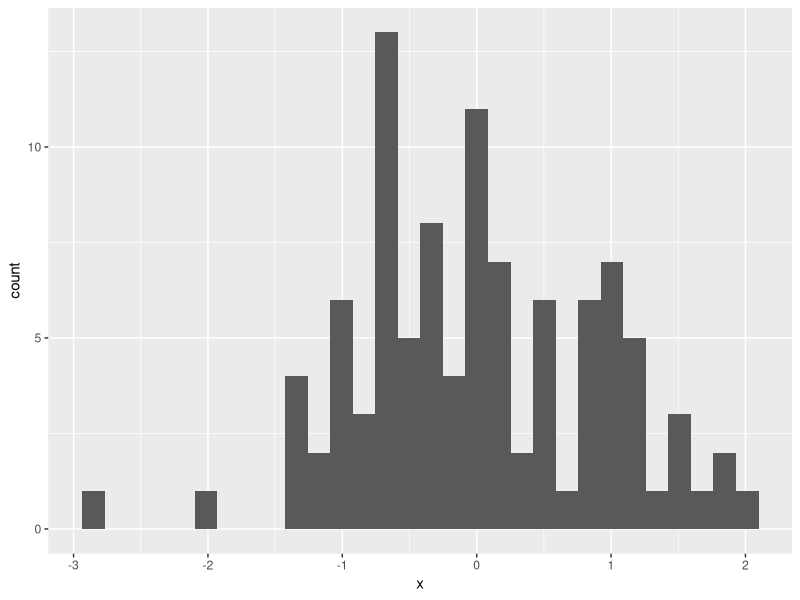
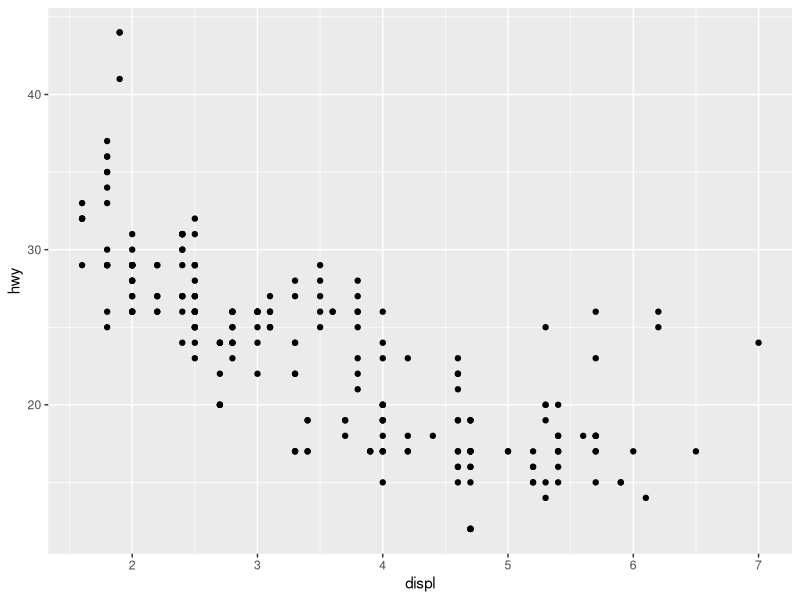
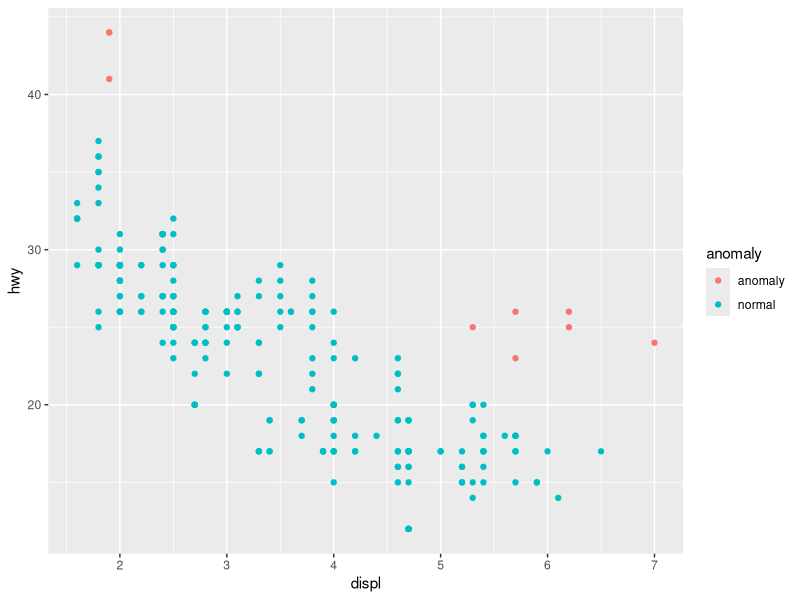
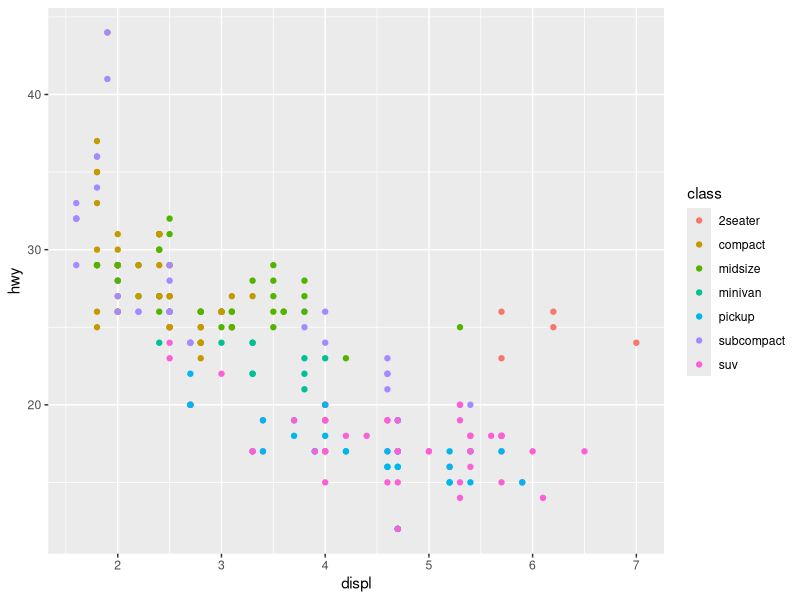
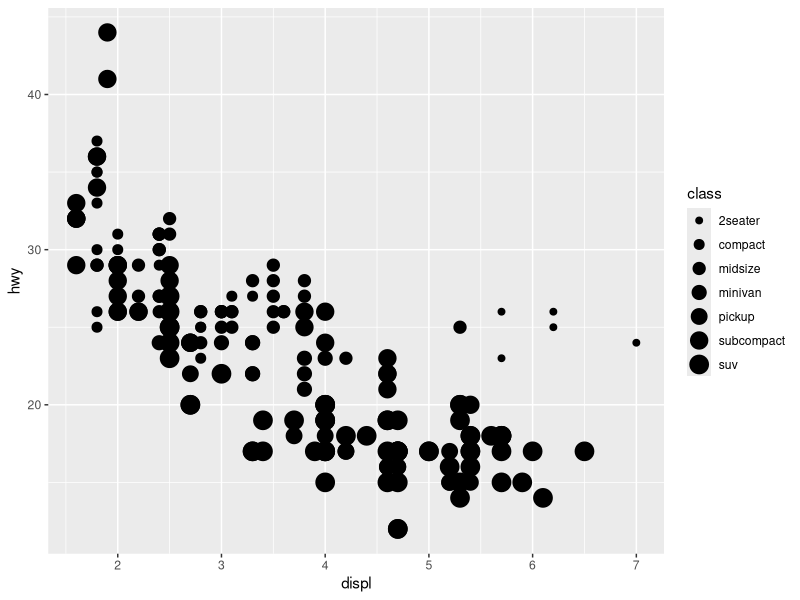
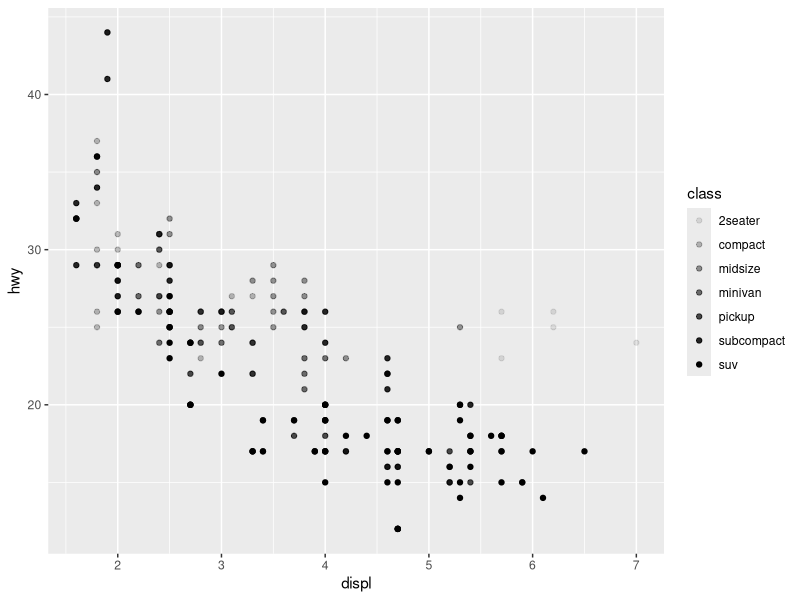
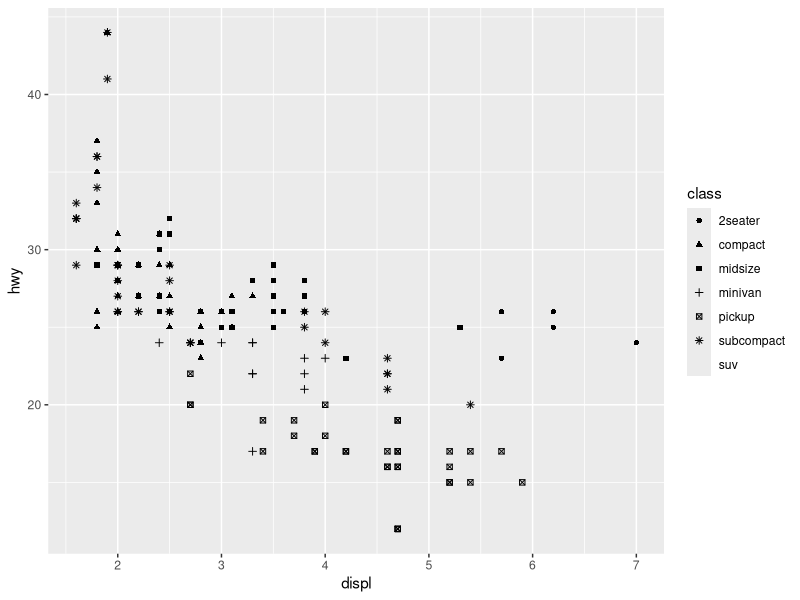
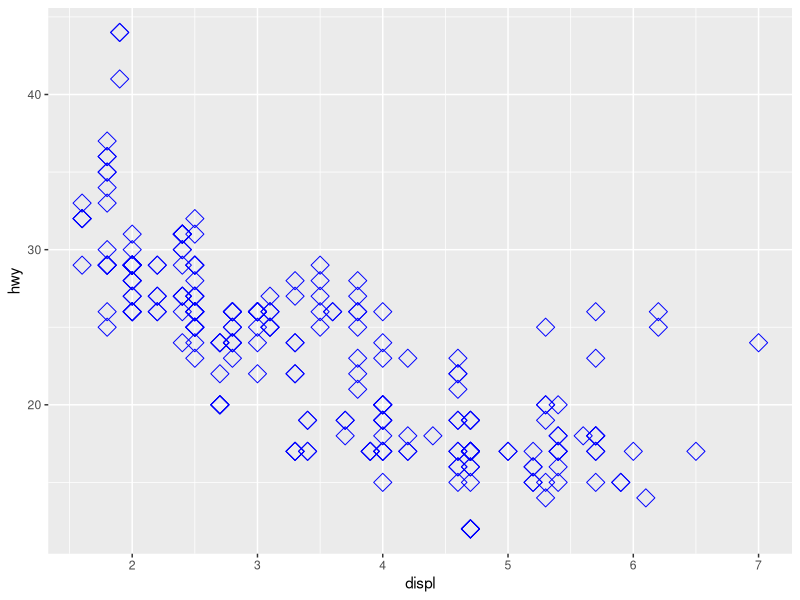

Write the R code that produced these figures, in order. (Note: this script raises an error after producing the figures.)
# ggplot basics
x <- rnorm(100)
y <- x+rnorm(100)
z <- x^2+rnorm(100)
ab <- as.factor(rep(c('A','B'),50))
cde <- as.factor(c('C',rep(c('C','D','E'),33)))
df <- data.frame(x,y,z,ab,cde)
head(df)
library(ggplot2)

# R for data science by Garrett Grolemund and Hadley Wickham
# http://r4ds.had.co.nz/visualize.html
# http://r4ds.had.co.nz/eda.html

# ggplot(data = <DATA>) + 
#     <GEOM_FUNCTION>(
#         mapping = aes(<MAPPINGS>),
#         stat = <STAT>, 
#         position = <POSITION>
#     ) +
#     <COORDINATE_FUNCTION> +
#     <FACET_FUNCTION>
#
# ggplot2 will provide useful defaults for everything except the data, the mappings, and the geom function

ggplot(df, aes(x=x)) + geom_histogram()

# Do cars with big engines use more fuel than cars with small engines?
# the relationship between engine size and fuel efficieny

# Scatterplots
ggplot(data=mpg) + geom_point(mapping = aes(x = displ, y = hwy))
# -> a negative relationship
#   a group of separate points: hwy>20, displ>5
anomaly <- factor(ifelse(mpg$displ>5 & mpg$hwy>20 | mpg$hwy>40,'anomaly','normal'))
qplot(data=mpg, x=displ, y=hwy, col=anomaly)
# add the class variable
ggplot(data=mpg) + geom_point(mapping = aes(x=displ, y=hwy, col=class))
# -> the outlying points are mostly two seater cars
ggplot(data=mpg) + geom_point(mapping = aes(x=displ, y=hwy, size=class))
ggplot(data=mpg) + geom_point(mapping = aes(x=displ, y=hwy, alpha=class))
ggplot(data=mpg) + geom_point(mapping = aes(x=displ, y=hwy, shape=class))
# -> shape can only take 6 discrete values
ggplot(data = mpg) +
    geom_point(mapping = aes(x = displ, y = hwy), color = "blue", cex=4, shape=5)
# -> manually setting the aestetics (all points blue + point size 4 + shape 5)
# Setting the aestetics:
# - inside of the aes() function, ggplot2 will map the aesthetic to data values and build a legend. 
# - outside of the aes() function, ggplot2 will directly set the aesthetic to your input (see the prev. plot)
# checking:
ggplot(data = mpg) +
    geom_point(mapping = aes(x = displ, y = hwy, color = "blue", cex=4)) # see what happened, don't do this

# Geoms
# the geometrical object that a plot uses to represent data
# geom_point understands the following aesthetics:
# x
# y
# alpha
# colour
# fill
# shape
# size
# stroke
ggplot(mpg) + geom_point(aes(x=displ, y=hwy)) # see overlapping points -> use jitter position
ggplot(mpg) + geom_smooth(aes(x=displ, y=hwy))
ggplot(mpg) + geom_smooth(aes(x=displ, y=hwy, linetype=drv))
# Layers:
# multiple geoms on one plot ('layers')
ggplot(mpg) + geom_point(aes(x=displ, y=hwy)) + geom_smooth(aes(x=displ, y=hwy))
ggplot(mpg, aes(x=displ, y=hwy)) + geom_point() + geom_smooth()
ggplot(mpg, aes(x=displ, y=hwy)) + geom_point(aes(col=class)) + geom_smooth()
ggplot(mpg, aes(x=displ, y=hwy, col=drv)) + geom_point() + geom_smooth(aes(linetype=drv))
# data subsets
ggplot(mpg, aes(x = displ, y = hwy)) + geom_point() + 
    geom_smooth(data=subset(mpg, cyl == 8)) # use the paramter name, as mapping is at position 1
# point size represents repeated observations for that point
ggplot(mpg, aes(x=displ, y=hwy)) + geom_count() 

# Bar Charts
ggplot(diamonds) + geom_bar(aes(x=cut))
ggplot(diamonds) + geom_bar(aes(x=cut, fill=cut))
ggplot(diamonds) + geom_bar(aes(x=cut, fill=clarity)) # stacked bar chart

# positions
ggplot(diamonds) + geom_bar(aes(x=cut, fill=clarity), position='stack') # tha same (default)
ggplot(diamonds) + geom_bar(aes(x=cut, fill=clarity), position='identity') # very bad - all bars start at y=0
ggplot(diamonds) + geom_bar(aes(x=cut, fill=clarity), position='fill') # scaling y per x, to fill or the space top-down
ggplot(diamonds) + geom_bar(aes(x=cut, fill=clarity), position='dodge') # bars beside one another
ggplot(diamonds) + geom_bar(aes(x=cut, fill=clarity), position='jitter') # not good for bar charts
ggplot(mpg, aes(x=displ, y=hwy)) + geom_point() # overlapping points
ggplot(mpg, aes(x=displ, y=hwy)) + geom_point(position='jitter') # to disentangle overlapping points
ggplot(mpg, aes(x=displ, y=hwy)) + geom_point(position='jitter', alpha=.5, size=4)
ggplot(mpg, aes(x=displ, y=hwy)) + geom_point(position='jitter', alpha=.25, size=10)
ggplot(mpg, aes(x=displ, y=hwy)) + geom_jitter()
?position_dodge
?position_fill
?position_identity
?position_jitter
?position_stack

# Stats
# Each geom in ggplot2 is associated with a default stat that it uses to plot your data.
# stats e.g.:
# - bar charts and histograms bin your data and then plot bin counts, the number of points that fall in each bin
# - smooth lines fit a model to your data and then plot the model line
# - boxplots calculate the quartiles of your data and then plot the quartiles as a box
?geom_bar
# You can:
# 1. change the stat that a geom uses
demo <- data.frame(
    a = c("bar_1","bar_2","bar_3"),
    b = c(20, 30, 40)
)
ggplot(demo) + geom_bar(aes(x=a))
ggplot(demo) + geom_bar(aes(x=b))
ggplot(data = demo) + geom_bar(mapping = aes(x = a, y = b), stat = "identity")
ggplot(data = demo) + geom_bar(mapping = aes(x = a, fill=b), width=1, position='jitter') # like in 2. (Mondrian)
ggplot(data = demo) + geom_bar(mapping = aes(x = a, fill=..count..)) # like in 3.
# 2.  customize how a stat does its job
ggplot(data = diamonds) + geom_bar(mapping = aes(x = cut))
ggplot(data = diamonds) + geom_bar(mapping = aes(x = cut), width = 1) # passing the width value to stats
# 3. tell ggplot2 how to use the stat
ggplot(data = diamonds) + geom_count(mapping = aes(x = cut, y = clarity))
ggplot(data = diamonds) + geom_count(mapping = aes(x = cut, y = clarity, size = ..prop.., group = clarity))
    # use prop from the stat function for the size of the bubbles

# Coordinate systems
ggplot(diamonds) + geom_bar(aes(x=cut, fill=cut))
ggplot(diamonds) + geom_bar(aes(x=cut, fill=cut), width=1)
ggplot(diamonds) + geom_bar(aes(x=cut, fill=cut), width=1) + coord_polar()
ggplot(diamonds) + geom_bar(aes(x=cut, fill=cut), width=1) + coord_polar(theta='y') # theta="y" reverses the fit
# pie chart:
ggplot(diamonds) + geom_bar(aes(x=factor(1), fill=cut))
ggplot(diamonds) + geom_bar(aes(x=factor(1), fill=cut), width=1)
ggplot(diamonds) + geom_bar(aes(x=factor(1), fill=cut), width=1) + coord_polar()
ggplot(diamonds) + geom_bar(aes(x=factor(1), fill=cut), width=1) + coord_polar(theta="y")
ggplot(diamonds) + geom_bar(aes(x=1, fill=cut), width=1) + coord_polar(theta="y") # doesn't work well

# Facets
ggplot(diamonds) + geom_bar(aes(x=cut, fill=cut))
ggplot(diamonds) + geom_bar(aes(x=clarity, fill=cut))
# single discrete variable
ggplot(diamonds) + geom_bar(aes(x=cut, fill=cut)) + facet_wrap(~clarity)
ggplot(diamonds) + geom_bar(aes(x=cut, fill=cut), width=1) + coord_polar() + facet_wrap(~clarity)
# combination of variables
ggplot(diamonds) + geom_bar(aes(x=cut, fill=cut)) + facet_grid(color~clarity)
ggplot(diamonds) + geom_bar(aes(x=cut, fill=cut), width=1) + coord_polar() + facet_grid(color~clarity)
# one variable, by rows or by columns only
ggplot(diamonds) + geom_bar(aes(x=cut, fill=cut)) + facet_grid(.~clarity) # one row, many columns
ggplot(diamonds) + geom_bar(aes(x=cut, fill=cut)) + facet_grid(clarity~.) # one column, many rows

# The layered grammar of graphics
# data -> compute stat (e.g. count) -> choose geom (e.g. bar) -> map vars to aes (e.g. count -> fill)
#   -> select coord sys -> facet if needed
#   -> add more layers (each having data, geom, mappings, stat, position...)
ggplot(diamonds) + geom_bar(aes(x=cut)) # stat='count' by default
ggplot(diamonds) + geom_bar(aes(x=cut, fill=..count..))
ggplot(diamonds) + geom_bar(aes(x=cut, fill=..count..), width=1) + coord_polar()
ggplot(diamonds) + geom_bar(aes(x=cut, fill=..count..), width=1) + coord_polar() + facet_wrap(~color)

# Communication with plots

# <--------------------------------------------------------------------------------

# labels
ggplot(mpg, aes(x=displ, y=hwy)) + geom_count() +
    labs(title='something funny', x='x axis', y='y axis')

# Extensions
library(GGally)
ls(package:GGally)
ggpairs(mtcars[3:7]) # pairs
?ggfacet

#














# Exercises

# 1. Scatterplots
str(mpg)
# discrete (char): manufacturer, model, trans, drv, fl, class
ggplot(mpg) +
    geom_point(aes(displ, hwy, col=manufacturer, size=model, alpha=trans, shape=drv))
# -> legend lists all values for all discrete vars
#   screen is overflowed with the legends
#   size etc. aren't good for discrere (char) variables
# continuous (num, int): displ, year, cyl, cty, hwy
ggplot(mpg) +
    geom_point(aes(displ, hwy, col=cyl, size=year, alpha=cty, shape=cyl))
# -> error: continuaus vars. can't be mapped to shape
ggplot(mpg) +
    geom_point(aes(displ, hwy, col=cyl, size=year, alpha=cty))
# -> the legend looks nicer, more succinct (only selected values displayed there)
# The same variable in multip. aes:
ggplot(mpg) +
    geom_point(aes(displ, hwy, col=cyl, size=cyl, alpha=cyl))
# -> alpha & size merged into one legend; color as a separate legend
ggplot(mpg) +
    geom_point(aes(displ, hwy, col=manufacturer, size=manufacturer, alpha=manufacturer, shape=manufacturer))
ggplot(mpg) +
    geom_point(aes(displ, hwy, col=drv, size=drv, alpha=drv, shape=drv))
# -> alpha & size & shape & col in one legend
# Expression assigned to an aes
ggplot(mpg) +
    geom_point(aes(displ, hwy, col=displ<5))
ggplot(mpg) +
    geom_point(aes(displ, hwy, col=mpg$displ>5 & mpg$hwy>20))

# 2. Geoms
# 1
ggplot(data = mpg, mapping = aes(x = displ, y = hwy, color = class)) + 
    geom_point() + geom_smooth()
# 2
ggplot(data = mpg, mapping = aes(x = displ, y = hwy)) + 
    geom_point() + geom_smooth()
ggplot(mapping = aes(x = displ, y = hwy)) + # the same as above!
    geom_point(data = mpg) + geom_smooth(data = mpg)

# 3. Bar Charts

# 4. Facets
ggplot(mpg) + geom_point(aes(x=displ, y=hwy)) + facet_wrap(~class) # -> by a discrete var, wrapped
ggplot(mpg) + geom_point(aes(x=displ, y=hwy)) + facet_grid(drv~.) # -> in one column
ggplot(mpg) + geom_point(aes(x=displ, y=hwy)) + facet_grid(.~cyl) # -> in one row

